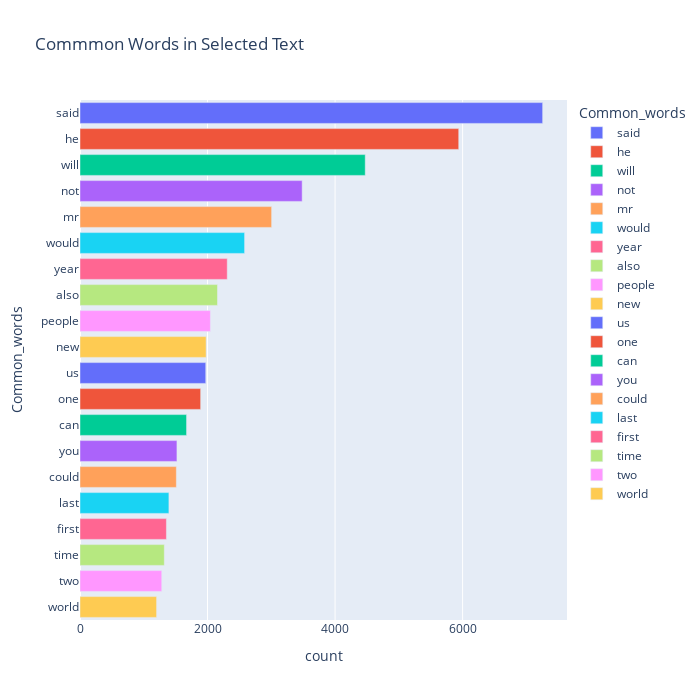

The notebook cell this image was saved under:
### Code cell
top = Counter([item for sublist in df['short_word'] for item in sublist])
temp = pd.DataFrame(top.most_common(20))
temp.columns = ['Common_words','count']
fig = px.bar(temp, x="count", y="Common_words", title='Commmon Words in Selected Text', orientation='h', 
             width=700, height=700,color='Common_words')
fig.show()

### Figure 1 — Plotly figure (JSON) as saved in the notebook; plotly's stock layout.template omitted (floating-point values rounded to 4 significant figures)
{"data": [{"alignmentgroup": "True", "hovertemplate": "Common_words=%{y}<br>count=%{x}<extra></extra>", "legendgroup": "said", "marker": {"color": "#636efa", "pattern": {"shape": ""}}, "name": "said", "offsetgroup": "said", "orientation": "h", "showlegend": true, "textposition": "auto", "type": "bar", "x": [7255], "xaxis": "x", "y": ["said"], "yaxis": "y"}, {"alignmentgroup": "True", "hovertemplate": "Common_words=%{y}<br>count=%{x}<extra></extra>", "legendgroup": "he", "marker": {"color": "#EF553B", "pattern": {"shape": ""}}, "name": "he", "offsetgroup": "he", "orientation": "h", "showlegend": true, "textposition": "auto", "type": "bar", "x": [5939], "xaxis": "x", "y": ["he"], "yaxis": "y"}, {"alignmentgroup": "True", "hovertemplate": "Common_words=%{y}<br>count=%{x}<extra></extra>", "legendgroup": "will", "marker": {"color": "#00cc96", "pattern": {"shape": ""}}, "name": "will", "offsetgroup": "will", "orientation": "h", "showlegend": true, "textposition": "auto", "type": "bar", "x": [4473], "xaxis": "x", "y": ["will"], "yaxis": "y"}, {"alignmentgroup": "True", "hovertemplate": "Common_words=%{y}<br>count=%{x}<extra></extra>", "legendgroup": "not", "marker": {"color": "#ab63fa", "pattern": {"shape": ""}}, "name": "not", "offsetgroup": "not", "orientation": "h", "showlegend": true, "textposition": "auto", "type": "bar", "x": [3484], "xaxis": "x", "y": ["not"], "yaxis": "y"}, {"alignmentgroup": "True", "hovertemplate": "Common_words=%{y}<br>count=%{x}<extra></extra>", "legendgroup": "mr", "marker": {"color": "#FFA15A", "pattern": {"shape": ""}}, "name": "mr", "offsetgroup": "mr", "orientation": "h", "showlegend": true, "textposition": "auto", "type": "bar", "x": [3005], "xaxis": "x", "y": ["mr"], "yaxis": "y"}, {"alignmentgroup": "True", "hovertemplate": "Common_words=%{y}<br>count=%{x}<extra></extra>", "legendgroup": "would", "marker": {"color": "#19d3f3", "pattern": {"shape": ""}}, "name": "would", "offsetgroup": "would", "orientation": "h", "showlegend": true, "textposition": "auto", "type": "bar", "x": [2581], "xaxis": "x", "y": ["would"], "yaxis": "y"}, {"alignmentgroup": "True", "hovertemplate": "Common_words=%{y}<br>count=%{x}<extra></extra>", "legendgroup": "year", "marker": {"color": "#FF6692", "pattern": {"shape": ""}}, "name": "year", "offsetgroup": "year", "orientation": "h", "showlegend": true, "textposition": "auto", "type": "bar", "x": [2309], "xaxis": "x", "y": ["year"], "yaxis": "y"}, {"alignmentgroup": "True", "hovertemplate": "Common_words=%{y}<br>count=%{x}<extra></extra>", "legendgroup": "also", "marker": {"color": "#B6E880", "pattern": {"shape": ""}}, "name": "also", "offsetgroup": "also", "orientation": "h", "showlegend": true, "textposition": "auto", "type": "bar", "x": [2156], "xaxis": "x", "y": ["also"], "yaxis": "y"}, {"alignmentgroup": "True", "hovertemplate": "Common_words=%{y}<br>count=%{x}<extra></extra>", "legendgroup": "people", "marker": {"color": "#FF97FF", "pattern": {"shape": ""}}, "name": "people", "offsetgroup": "people", "orientation": "h", "showlegend": true, "textposition": "auto", "type": "bar", "x": [2045], "xaxis": "x", "y": ["people"], "yaxis": "y"}, {"alignmentgroup": "True", "hovertemplate": "Common_words=%{y}<br>count=%{x}<extra></extra>", "legendgroup": "new", "marker": {"color": "#FECB52", "pattern": {"shape": ""}}, "name": "new", "offsetgroup": "new", "orientation": "h", "showlegend": true, "textposition": "auto", "type": "bar", "x": [1978], "xaxis": "x", "y": ["new"], "yaxis": "y"}, {"alignmentgroup": "True", "hovertemplate": "Common_words=%{y}<br>count=%{x}<extra></extra>", "legendgroup": "us", "marker": {"color": "#636efa", "pattern": {"shape": ""}}, "name": "us", "offsetgroup": "us", "orientation": "h", "showlegend": true, "textposition": "auto", "type": "bar", "x": [1972], "xaxis": "x", "y": ["us"], "yaxis": "y"}, {"alignmentgroup": "True", "hovertemplate": "Common_words=%{y}<br>count=%{x}<extra></extra>", "legendgroup": "one", "marker": {"color": "#EF553B", "pattern": {"shape": ""}}, "name": "one", "offsetgroup": "one", "orientation": "h", "showlegend": true, "textposition": "auto", "type": "bar", "x": [1892], "xaxis": "x", "y": ["one"], "yaxis": "y"}, {"alignmentgroup": "True", "hovertemplate": "Common_words=%{y}<br>count=%{x}<extra></extra>", "legendgroup": "can", "marker": {"color": "#00cc96", "pattern": {"shape": ""}}, "name": "can", "offsetgroup": "can", "orientation": "h", "showlegend": true, "textposition": "auto", "type": "bar", "x": [1671], "xaxis": "x", "y": ["can"], "yaxis": "y"}, {"alignmentgroup": "True", "hovertemplate": "Common_words=%{y}<br>count=%{x}<extra></extra>", "legendgroup": "you", "marker": {"color": "#ab63fa", "pattern": {"shape": ""}}, "name": "you", "offsetgroup": "you", "orientation": "h", "showlegend": true, "textposition": "auto", "type": "bar", "x": [1520], "xaxis": "x", "y": ["you"], "yaxis": "y"}, {"alignmentgroup": "True", "hovertemplate": "Common_words=%{y}<br>count=%{x}<extra></extra>", "legendgroup": "could", "marker": {"color": "#FFA15A", "pattern": {"shape": ""}}, "name": "could", "offsetgroup": "could", "orientation": "h", "showlegend": true, "textposition": "auto", "type": "bar", "x": [1511], "xaxis": "x", "y": ["could"], "yaxis": "y"}, {"alignmentgroup": "True", "hovertemplate": "Common_words=%{y}<br>count=%{x}<extra></extra>", "legendgroup": "last", "marker": {"color": "#19d3f3", "pattern": {"shape": ""}}, "name": "last", "offsetgroup": "last", "orientation": "h", "showlegend": true, "textposition": "auto", "type": "bar", "x": [1394], "xaxis": "x", "y": ["last"], "yaxis": "y"}, {"alignmentgroup": "True", "hovertemplate": "Common_words=%{y}<br>count=%{x}<extra></extra>", "legendgroup": "first", "marker": {"color": "#FF6692", "pattern": {"shape": ""}}, "name": "first", "offsetgroup": "first", "orientation": "h", "showlegend": true, "textposition": "auto", "type": "bar", "x": [1355], "xaxis": "x", "y": ["first"], "yaxis": "y"}, {"alignmentgroup": "True", "hovertemplate": "Common_words=%{y}<br>count=%{x}<extra></extra>", "legendgroup": "time", "marker": {"color": "#B6E880", "pattern": {"shape": ""}}, "name": "time", "offsetgroup": "time", "orientation": "h", "showlegend": true, "textposition": "auto", "type": "bar", "x": [1322], "xaxis": "x", "y": ["time"], "yaxis": "y"}, {"alignmentgroup": "True", "hovertemplate": "Common_words=%{y}<br>count=%{x}<extra></extra>", "legendgroup": "two", "marker": {"color": "#FF97FF", "pattern": {"shape": ""}}, "name": "two", "offsetgroup": "two", "orientation": "h", "showlegend": true, "textposition": "auto", "type": "bar", "x": [1282], "xaxis": "x", "y": ["two"], "yaxis": "y"}, {"alignmentgroup": "True", "hovertemplate": "Common_words=%{y}<br>count=%{x}<extra></extra>", "legendgroup": "world", "marker": {"color": "#FECB52", "pattern": {"shape": ""}}, "name": "world", "offsetgroup": "world", "orientation": "h", "showlegend": true, "textposition": "auto", "type": "bar", "x": [1201], "xaxis": "x", "y": ["world"], "yaxis": "y"}], "layout": {"barmode": "relative", "height": 700, "legend": {"title": {"text": "Common_words"}, "tracegroupgap": 0}, "title": {"text": "Commmon Words in Selected Text"}, "width": 700, "xaxis": {"anchor": "y", "domain": [0, 1], "title": {"text": "count"}}, "yaxis": {"anchor": "x", "categoryarray": ["world", "two", "time", "first", "last", "could", "you", "can", "one", "us", "new", "people", "also", "year", "would", "mr", "not", "will", "he", "said"], "categoryorder": "array", "domain": [0, 1], "title": {"text": "Common_words"}}}}
